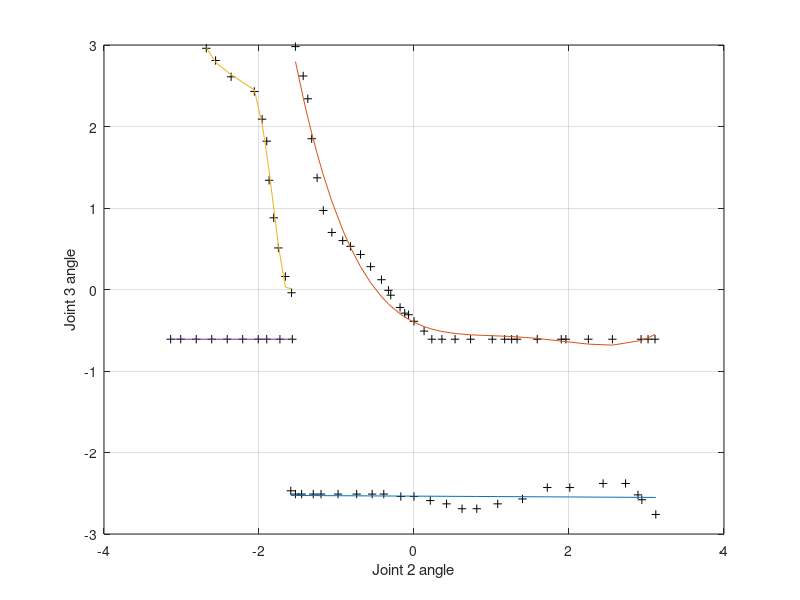

MATLAB code for this plot:

x1 = [-1.59 -1.53 -1.45 -1.3 -1.2 -0.98 -0.74 -0.54 -0.39 -0.17 0.0 0.21 0.42 0.62 0.81 1.08 1.4 1.72 2.01 2.44 2.73 2.89 2.94 3.12];

y1 = [-2.47 -2.51 -2.51 -2.51 -2.51 -2.51 -2.51 -2.51 -2.51 -2.54 -2.54 -2.59 -2.63 -2.69 -2.69 -2.63 -2.57 -2.43 -2.43 -2.38 -2.38 -2.52 -2.58 -2.76];


x2 = [-1.53 -1.43 -1.37 -1.32 -1.25 -1.17 -1.06 -0.92 -0.82 -0.69 -0.56 -0.42 -0.33 -0.30 -0.18 -0.12 -0.07 0.0 0.13 0.23 0.36 0.53 0.73 1.01 1.17 1.26 1.33 1.59 1.90 1.96 2.25 2.56 2.93 3.02 3.11];

y2 = [2.98 2.62 2.34 1.85 1.37 0.97 0.70 0.60 0.53 0.43 0.28 0.12 -0.01 -0.07 -0.22 -0.29 -0.31 -0.39 -0.51 -0.61 -0.61 -0.61 -0.61 -0.61 -0.61 -0.61 -0.61 -0.61 -0.61 -0.61 -0.61 -0.61 -0.61 -0.61 -0.61];


x3 = [-2.68 -2.56 -2.36 -2.06 -1.96 -1.9 -1.87 -1.81 -1.75 -1.66 -1.58];

y3 = [2.96 2.81 2.61 2.43 2.09 1.82 1.34 0.88 0.51 0.16 -0.04];


x4 = [-3.14 -3.01 -2.81 -2.61 -2.41 -2.21 -2.01 -1.9 -1.73 -1.57];

y4 = [-0.61 -0.61 -0.61 -0.61 -0.61 -0.61 -0.61 -0.61 -0.61 -0.61];


plot(x1, y1,'k+', x2, y2,'k+', x3, y3,'k+', x4, y4,'k+');

xlabel('Joint 2 angle')
ylabel('Joint 3 angle')

grid on

hold on

%fit line to data set 1
temp1 = polyfit(x1,y1,1);

a1 = temp1(2);
a2 = temp1(1) ;
fit1 = a1+a2*x1;

plot(x1,fit1);

%fit line to data set 2
temp2 = polyfit(x2,y2,4);

b1 = temp2(5);
b2 = temp2(4);
b3 = temp2(3);
b4 = temp2(2);
b5 = temp2(1);
% b6 = temp2(2);
% b7 = temp2(1);
fit2 = b1+b2*x2+b3*(x2.^2)+b4*(x2.^3)+b5*(x2.^4);
% +b6*(x2.^5)+b7*(x2.^6);

plot(x2,fit2);


%fit line to data set 3
temp3 = polyfit(x3,y3,5);

c1 = temp3(6);
c2 = temp3(5);
c3 = temp3(4);
c4 = temp3(3);
c5 = temp3(2);
c6 = temp3(1);

fit3 = c1+c2*x3+c3*(x3.^2)+c4*(x3.^3)+c5*(x3.^4)+c6*(x3.^5);
% +b6*(x4.^5)+b7*(x4.^6);

plot(x3,fit3);

%fit line to data set 1
temp4 = polyfit(x4,y4,1);

d1 = temp4(2);
d2 = temp4(1) ;
fit4 = d1+d2*x4;

plot(x4,fit4);


